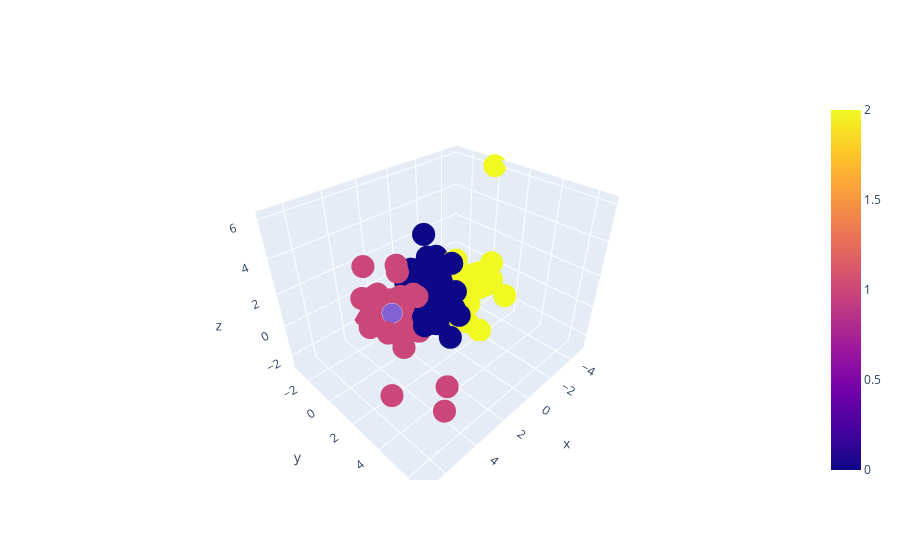

Notebook code for this chart:
### Code cell
import plotly.express as px
import plotly.graph_objects as go

grafico1 = px.scatter_3d(x = df_scaled_pca[:, 0], y = df_scaled_pca[:, 1], z = df_scaled_pca[:, 2], size_max=1,color=kmeans_cluster)
grafico2 = px.scatter_3d(x = centroides_pca[:, 0], y = centroides_pca[:, 1], z = centroides_pca[:, 2], size = [20, 20, 20])
grafico = go.Figure(grafico1.data + grafico2.data)

grafico.show()

### Figure 1 — Plotly figure (JSON) as saved in the notebook; plotly's stock layout.template omitted (floating-point values rounded to 4 significant figures; data arrays with more than 128 entries replaced by an {"elided": "..."} marker saying what was removed)
{"data": [{"hovertemplate": "x=%{x}<br>y=%{y}<br>z=%{z}<br>color=%{marker.color}<extra></extra>", "legendgroup": "", "marker": {"color": {"elided": "167 int values"}, "coloraxis": "coloraxis", "symbol": "circle"}, "mode": "markers", "name": "", "scene": "scene", "showlegend": false, "type": "scatter3d", "x": {"elided": "167 float values"}, "y": {"elided": "167 float values"}, "z": {"elided": "167 float values"}}, {"hovertemplate": "x=%{x}<br>y=%{y}<br>z=%{z}<br>size=%{marker.size}<extra></extra>", "legendgroup": "", "marker": {"color": "#636efa", "size": [20, 20, 20], "sizemode": "area", "sizeref": 0.05, "symbol": "circle"}, "mode": "markers", "name": "", "scene": "scene", "showlegend": false, "type": "scatter3d", "x": [0.1489, 2.77, -2.5], "y": [-0.1336, -0.213, 0.4257], "z": [0.01916, 0.06889, -0.09172]}], "layout": {}}
